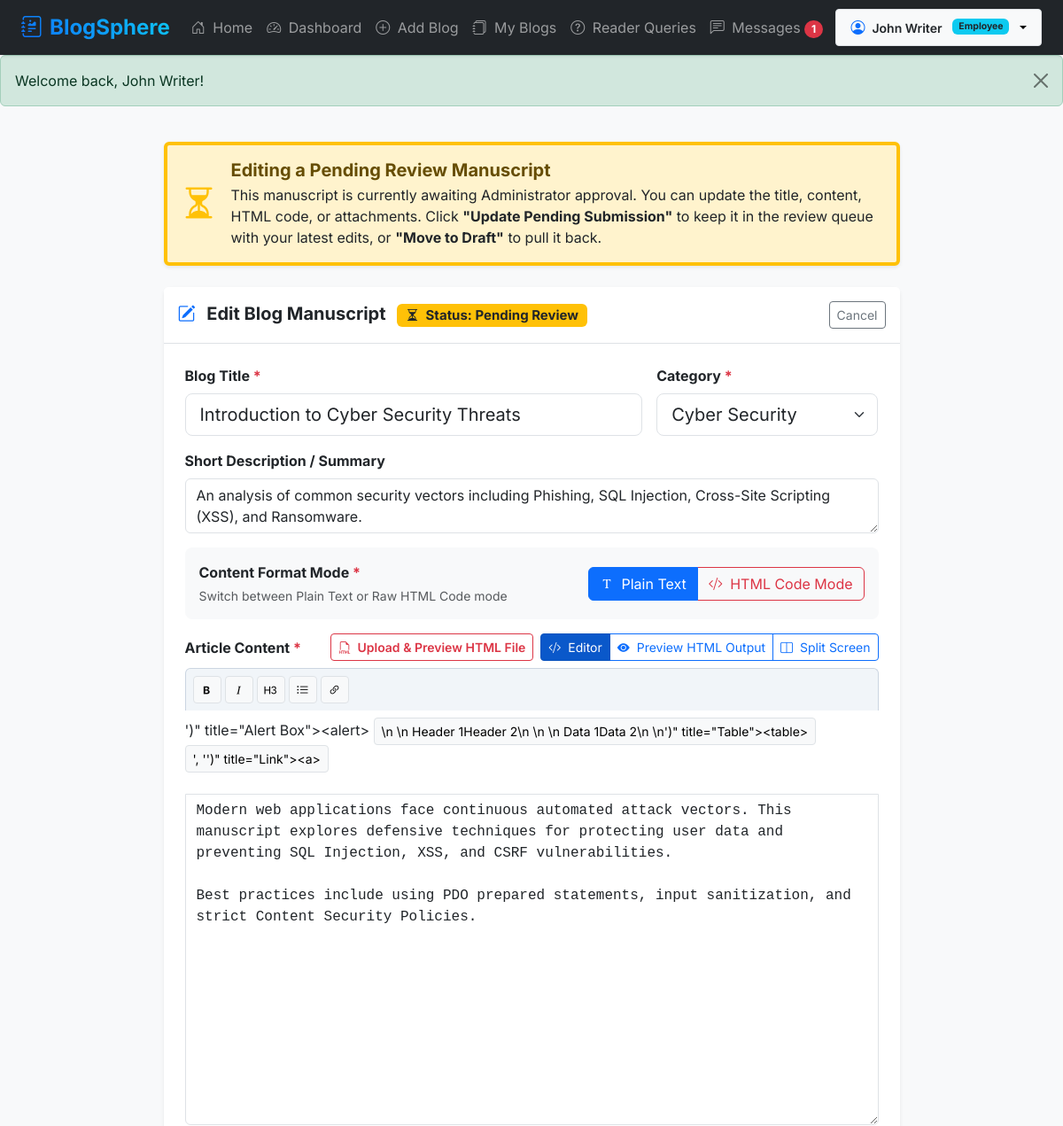
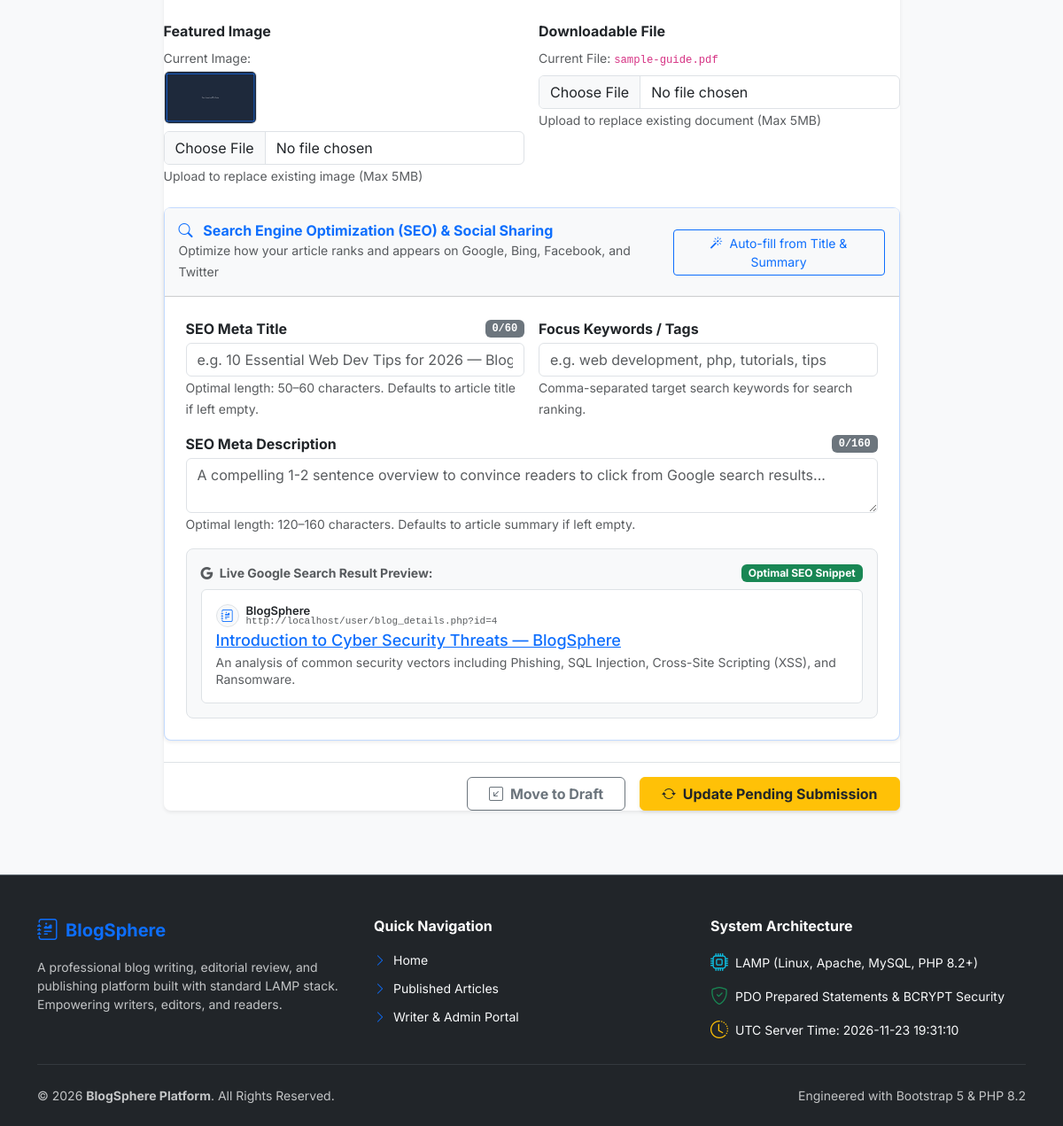
Screenshot of /employee/edit_blog.php?id=4 (signed in) with the database file from the repository (2 pictures, top to bottom).
### tables this page shows
CREATE TABLE `blogs` (
  `id` INT AUTO_INCREMENT PRIMARY KEY,
  `employee_id` INT NOT NULL,
  `category_id` INT DEFAULT NULL,
  `title` VARCHAR(255) NOT NULL,
  `slug` VARCHAR(255) UNIQUE,
  `short_description` TEXT,
  `meta_title` VARCHAR(255) DEFAULT NULL,
  `meta_description` VARCHAR(500) DEFAULT NULL,
  `meta_keywords` VARCHAR(255) DEFAULT NULL,
  `canonical_url` VARCHAR(255) DEFAULT NULL,
  `content` LONGTEXT NOT NULL,
  `content_type` ENUM('text','html') DEFAULT 'text',
  `featured_image` VARCHAR(255) DEFAULT NULL,
  `downloadable_file` VARCHAR(255) DEFAULT NULL,
  `status` ENUM('draft', 'pending', 'approved', 'rejected') DEFAULT 'draft',
  `rejection_reason` TEXT DEFAULT NULL,
  `submitted_at` DATETIME DEFAULT NULL,
  `reviewed_at` DATETIME DEFAULT NULL,
  `reviewed_by` INT DEFAULT NULL,
  `created_at` TIMESTAMP DEFAULT CURRENT_TIMESTAMP,
  `updated_at` TIMESTAMP DEFAULT CURRENT_TIMESTAMP ON UPDATE CURRENT_TIMESTAMP,
  FOREIGN KEY (`employee_id`) REFERENCES `users`(`id`) ON DELETE CASCADE,
  FOREIGN KEY (`category_id`) REFERENCES `categories`(`id`) ON DELETE SET NULL,
  FOREIGN KEY (`reviewed_by`) REFERENCES `users`(`id`) ON DELETE SET NULL
);

CREATE TABLE `categories` (
  `id` INT AUTO_INCREMENT PRIMARY KEY,
  `name` VARCHAR(100) NOT NULL,
  `description` TEXT,
  `created_at` TIMESTAMP DEFAULT CURRENT_TIMESTAMP
);

### employee/edit_blog.php (the view, shortened to what the rows shown need)
<?php
$pdo = getDBConnection();
$employeeId = $_SESSION['user_id'];
$blogId = isset($_GET['id']) ? (int)$_GET['id'] : 0;
$stmt = $pdo->prepare("SELECT * FROM blogs WHERE id = ? AND employee_id = ?");
$stmt->execute([$blogId, $employeeId]);
$blog = $stmt->fetch();
$categories = $pdo->query("SELECT * FROM categories ORDER BY name ASC")->fetchAll();
include __DIR__ . '/../includes/header.php';
?>
<div class="container py-4">
    <div class="row justify-content-center">
        <div class="col-lg-9">
            <div class="card border-0 shadow-sm rounded-3">
                <div class="card-body p-4">
                    <form action="<?= BASE_URL ?>employee/edit_blog.php?id=<?= $blogId ?>" method="POST" enctype="multipart/form-data">
                        <div class="row g-3 mb-3">
                            <div class="col-md-8">
                                <label for="title" class="form-label fw-bold">Blog Title <span class="text-danger">*</span></label>
                                <input type="text" class="form-control form-control-lg" id="title" name="title" required value="<?= htmlspecialchars($_POST['title'] ?? $blog['title']) ?>">
                            </div>
                            <div class="col-md-4">
                                <label for="category_id" class="form-label fw-bold">Category <span class="text-danger">*</span></label>
                                <select name="category_id" id="category_id" class="form-select form-select-lg" required>
                                    <?php foreach ($categories as $cat): ?>
                                        <option value="<?= $cat['id'] ?>" <?= (($_POST['category_id'] ?? $blog['category_id']) == $cat['id']) ? 'selected' : '' ?>>
                                            <?= htmlspecialchars($cat['name']) ?>
                                        </option>
                                    <?php endforeach; ?>
                                </select>
                            </div>
                        </div>
                        <div class="mb-3">
                            <label for="short_description" class="form-label fw-bold">Short Description / Summary</label>
                            <textarea name="short_description" id="short_description" rows="2" class="form-control"><?= htmlspecialchars($_POST['short_description'] ?? $blog['short_description']) ?></textarea>
                        </div>
                        <div class="mb-4">
                                <button type="button" class="btn btn-sm btn-light border" onclick="insertHtmlSnippet('<table class=\"table table-bordered table-striped\"> <thead>\n    <tr><th>Header 1</th><th>Header 2</th></tr>\n  </thead></button>
                            </div>
                            <div class="row g-3" id="editor_workspace">
                                <div class="col-12" id="col_code">
                                    <textarea name="content" id="content" rows="15" class="form-control editor-textarea font-monospace" required><?= htmlspecialchars($_POST['content'] ?? $blog['content']) ?></textarea>
                                </div>
                            </div>
                        </div>
                        <div class="row g-3 mb-4">
                            <div class="col-md-6">
                                <?php if (!empty($blog['featured_image'])): ?>
                                    <div class="mb-2">
                                        <small class="text-muted d-block mb-1">Current Image:</small>
                                        <img src="<?= BASE_URL ?>uploads/blog_images/<?= $blog['featured_image'] ?>" style="height: 60px; object-fit: cover;" class="rounded border">
                                    </div>
                                <?php endif; ?>
                            </div>
                            <div class="col-md-6">
                                <?php if (!empty($blog['downloadable_file'])): ?>
                                    <div class="mb-2">
                                        <small class="text-muted d-block mb-1">Current File: <code><?= htmlspecialchars($blog['downloadable_file']) ?></code></small>
                                    </div>
                                <?php endif; ?>
                            </div>
                        </div>
                        <div class="card border border-primary border-opacity-25 rounded-3 mb-4 shadow-sm bg-white">
                            <div class="card-body p-3 p-md-4">
                                <div class="p-3 bg-light rounded-3 border">
                                    <div class="google-preview-box bg-white p-3 rounded border">
                                        <div class="d-flex align-items-center gap-2 mb-1">
                                            <div class="lh-1">
                                                <div class="text-dark fw-semibold" style="font-size: 13px;">BlogSphere</div>
                                                <div class="text-muted font-monospace" style="font-size: 11px;" id="preview_url"><?= BASE_URL ?>user/blog_details.php?id=<?= $blog['id'] ?></div>
                                            </div>
                                        </div>
                                    </div>
                                </div>
                            </div>
                        </div>
                </div>
            </div>
        </div>
    </div>
<?php include __DIR__ . '/../includes/footer.php'; ?>

### rows the page displays
blogs: title "Introduction to Cyber Security Threats", category_id "Cyber Security", short_description "An analysis of common security vectors including Phishing, SQL Injection, Cross-Site Scripting (XSS), and Ransomware.", content "Modern web applications face continuous automated attack vectors. This manuscript explores defensive techniques for protecting user data and preventing SQL Injection, XSS, and CSRF vulnerabilities. Best practices include using PDO prepared statements, input sanitization, and strict Content Security Policies.", featured_image (picture), downloadable_file "sample-guide.pdf", id "4"

### other values shown
$unreadMessages "1"
$_SESSION['user_name'] "John Writer"
$role "Employee"
$flash['message'] "Welcome back, John Writer!"
BASE_URL "http://localhost/"
